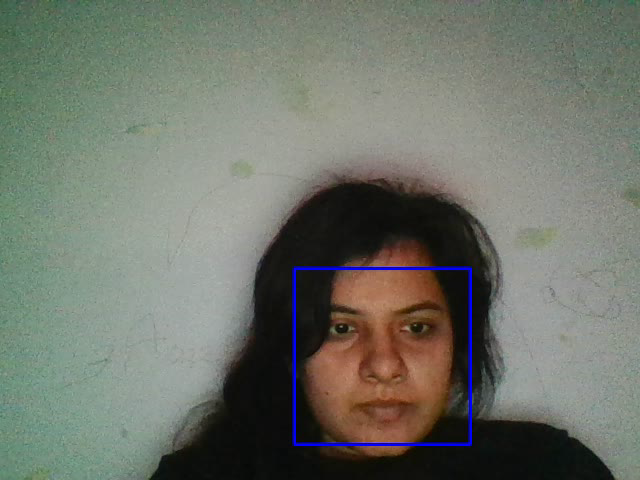
#> input picture frame 9 of data/processed_video.avi, 640 x 480 px, given in place of the camera
$ jupyter execute --allow-errors Videos.ipynb
#> lines starting #> are read from the running program, lines starting #| are printed output that depends on the picture
[cell 1]
import numpy as np
import os, sys, math
import matplotlib.pyplot as plt
import cv2
import copy

[cell 2]
data_dir_path = os.path.join(os.path.dirname(os.getcwd()), 'data')

[cell 3]
os.listdir(data_dir_path)

[cell 4]
def read_video(video_path: os.path = 0, process_frame = lambda x: x, save_processed_video=False):
#> called with video_path = 0, save_processed_video = False
    video_stream = cv2.VideoCapture(video_path)

    if save_processed_video:
        fourcc = cv2.VideoWriter_fourcc(*'MJPG')
        video_writer = cv2.VideoWriter(os.path.join(data_dir_path, 'processed_video.avi'), fourcc, video_stream.get(5), (int(video_stream.get(3)), int(video_stream.get(4))))

    print(video_stream.isOpened())

    try:
        while True:

            ret, frame = video_stream.read()
#> frame is the input picture: shape (480, 640, 3); mean B, G, R 105.5, 115.4, 110.8

            processed_frame = process_frame(frame)

            if save_processed_video:
                video_writer.write(processed_frame)

            horizontal_show = np.concatenate((frame, processed_frame), axis=1)

            cv2.imshow('processed_frame', horizontal_show)

            if cv2.waitKey(1) & 0xFF == ord('q'):
                break
    finally:
        video_stream.release()
        cv2.destroyAllWindows()

#> (a cell that did not finish here is left out)

[cell 6]
def convert_image_to_BW(image):
    bw_img = cv2.cvtColor(image, cv2.COLOR_BGR2GRAY)
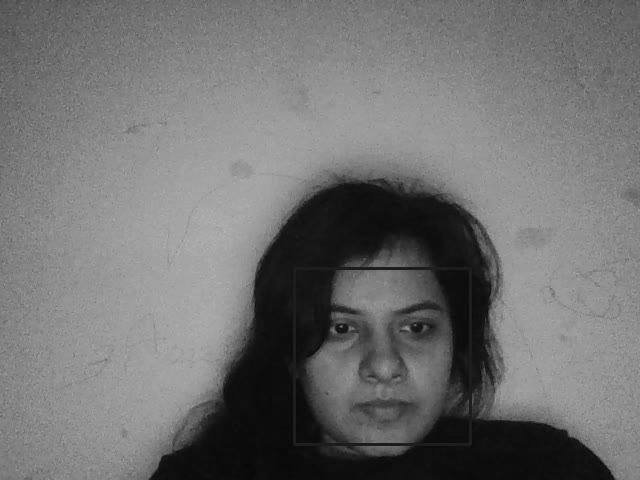
#> bw_img: shape (480, 640); min 6, max 182, mean 112.9
    return cv2.cvtColor(bw_img, cv2.COLOR_GRAY2BGR)

[cell 7]
class FaceDetection(object):

    def __init__(self, haar_cascade_file_path):
        self.hcfp = haar_cascade_file_path
        self._load_classifier()

    def _load_classifier(self):
        self.classifier = cv2.CascadeClassifier(self.hcfp)

    def detect_faces(self, image):
        copied_image = copy.deepcopy(image)
        gray = convert_image_to_BW(image)

        faces = self.classifier.detectMultiScale(gray, 1.3, 5)
#> faces = [[294, 268, 175, 175]]

        for (x, y, w, h) in faces:
            tagged_image = cv2.rectangle(copied_image, (x, y), (x + w, y + h), (255, 0, 0), 2)
#> this loop made 1 pass

        return copied_image

[cell 8]
fd_obj = FaceDetection(os.path.join(data_dir_path, 'haarcascade_frontalface_default.xml'))

[cell 9]
read_video(process_frame=fd_obj.detect_faces, save_processed_video=False)
#> in read_video, `horizontal_show = np.concatenate((frame, processed_frame), axis=1)`:
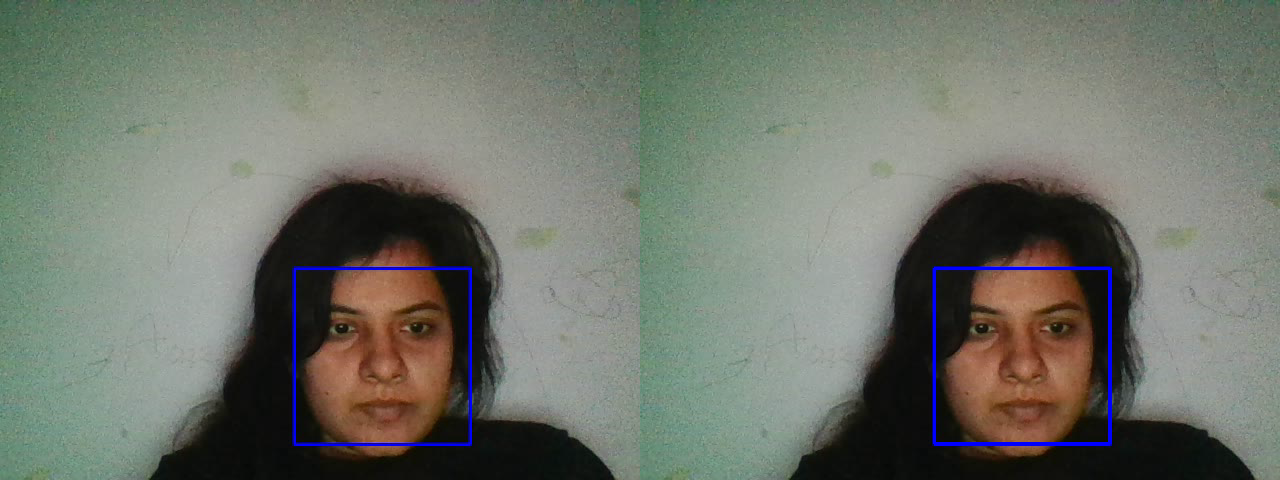
#> horizontal_show: shape (480, 1280, 3); mean B, G, R 105.7, 115.4, 110.8
#> (key q is pressed here)

$ run again, starting later in the video
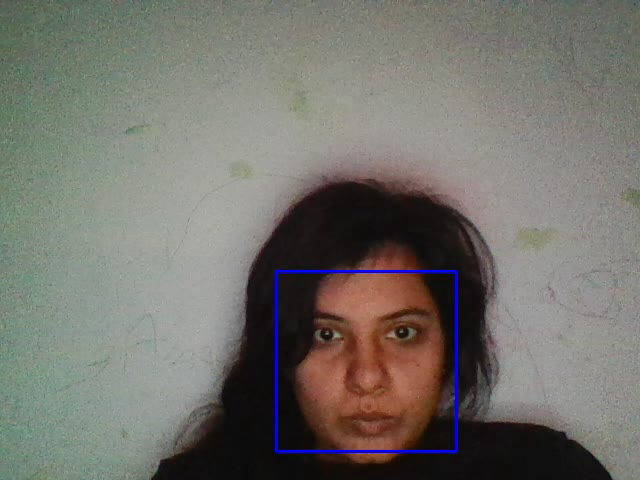
#> input picture frame 40 of data/processed_video.avi, 640 x 480 px, given in place of the camera
#> in read_video, frame is the input picture: shape (480, 640, 3); mean B, G, R 107.7, 113.7, 115.6
#> in convert_image_to_BW, `bw_img = cv2.cvtColor(image, cv2.COLOR_BGR2GRAY)`:
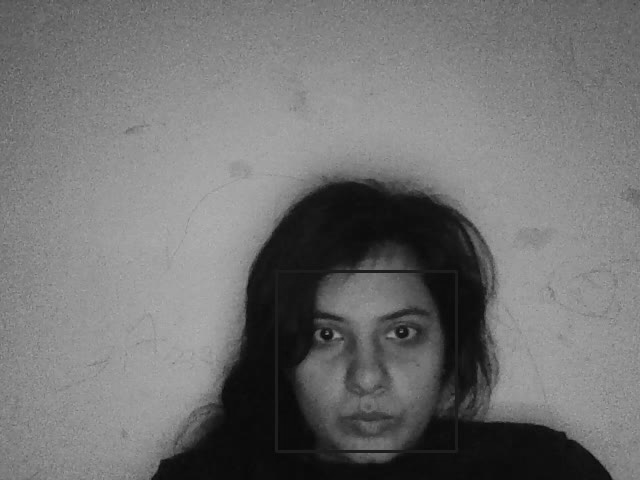
#> bw_img: shape (480, 640); min 7, max 177, mean 113.6
#> faces = [[279, 276, 175, 175]]
#> the loop in detect_faces, `for (x, y, w, h) in faces:` made 1 pass
#> in read_video, `horizontal_show = np.concatenate((frame, processed_frame), axis=1)`:
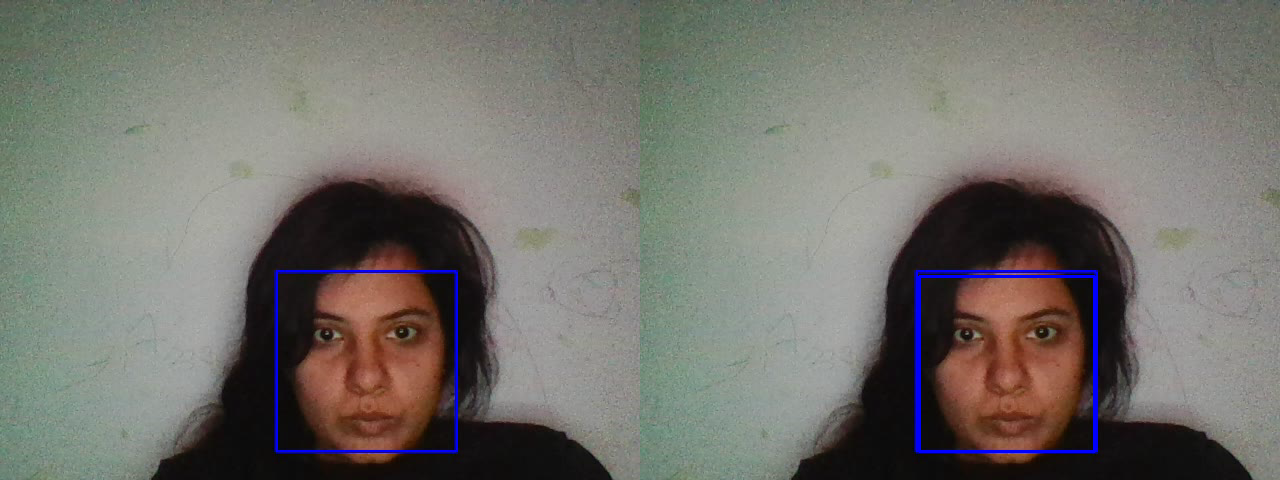
#> horizontal_show: shape (480, 1280, 3); mean B, G, R 108.2, 113.7, 115.5

$ run again, starting later in the video
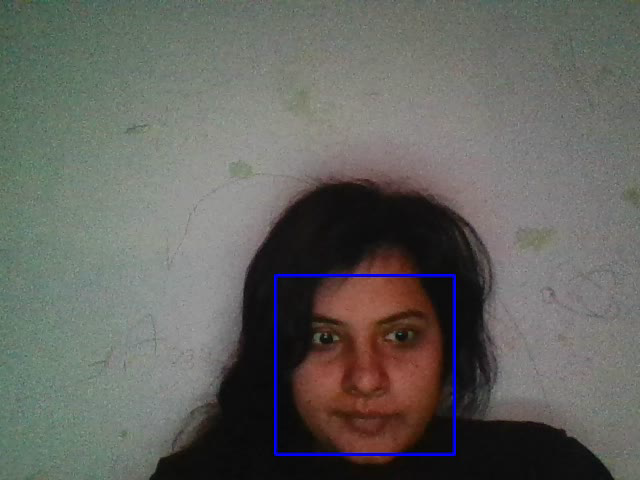
#> input picture frame 72 of data/processed_video.avi, 640 x 480 px, given in place of the camera
#> in read_video, frame is the input picture: shape (480, 640, 3); mean B, G, R 94.9, 99.4, 99.5
#> in convert_image_to_BW, `bw_img = cv2.cvtColor(image, cv2.COLOR_BGR2GRAY)`:
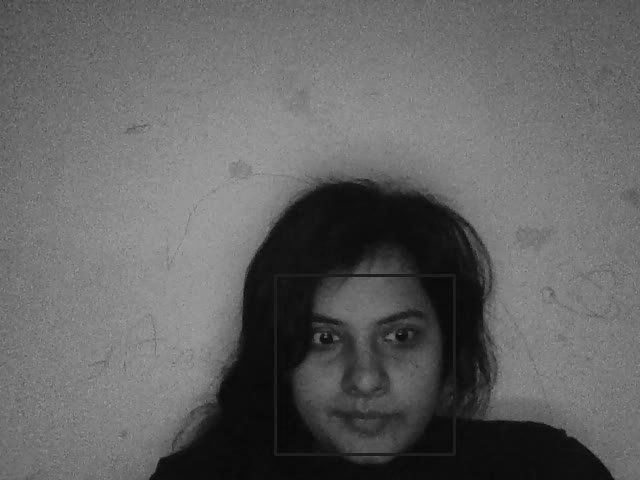
#> bw_img: shape (480, 640); min 6, max 164, mean 98.9
#> faces = [[276, 277, 177, 177]]
#> the loop in detect_faces, `for (x, y, w, h) in faces:` made 1 pass
#> in read_video, `horizontal_show = np.concatenate((frame, processed_frame), axis=1)`:
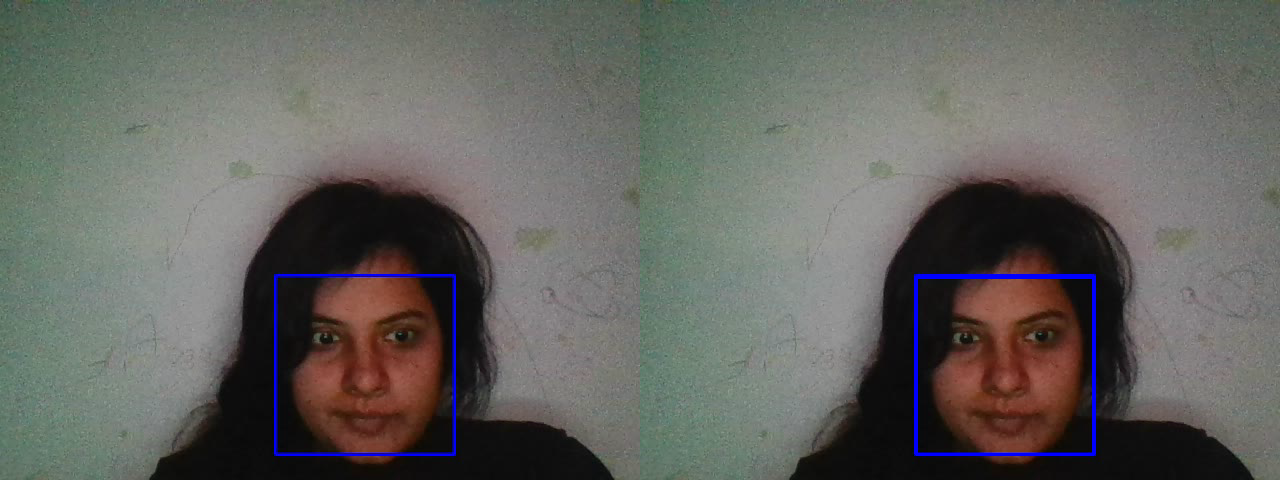
#> horizontal_show: shape (480, 1280, 3); mean B, G, R 95.2, 99.4, 99.4
